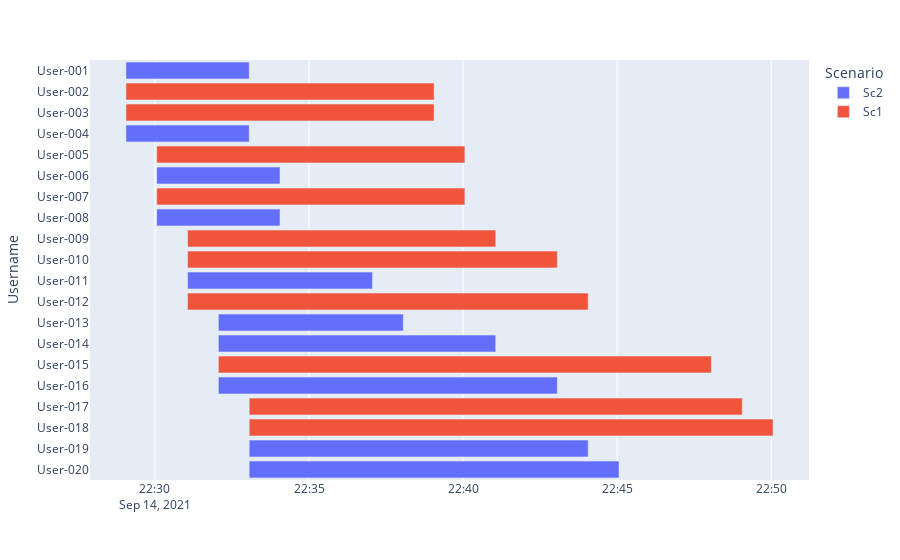

The notebook cell saved with this chart:
### Code cell
fig = px.timeline(df_users, x_start="Start", x_end="Finish", y="Username", color="Scenario")
fig.update_yaxes(categoryorder='category descending')
fig.show()

### Figure 1 — Plotly figure (JSON) as saved in the notebook; plotly's stock layout.template omitted (floating-point values rounded to 4 significant figures)
{"data": [{"alignmentgroup": "True", "base": ["2021-09-14T22:29:03.581918", "2021-09-14T22:29:03.581918", "2021-09-14T22:30:03.581918", "2021-09-14T22:30:03.581918", "2021-09-14T22:31:03.581918", "2021-09-14T22:32:03.581918", "2021-09-14T22:32:03.581918", "2021-09-14T22:32:03.581918", "2021-09-14T22:33:03.581918", "2021-09-14T22:33:03.581918"], "hovertemplate": "Scenario=Sc2<br>Start=%{base}<br>Finish=%{x}<br>Username=%{y}<extra></extra>", "legendgroup": "Sc2", "marker": {"color": "#636efa"}, "name": "Sc2", "offsetgroup": "Sc2", "orientation": "h", "showlegend": true, "textposition": "auto", "type": "bar", "x": [240000, 240000, 240000, 240000, 360000, 360000, 540000, 660000, 660000, 720000], "xaxis": "x", "y": ["User-001", "User-004", "User-006", "User-008", "User-011", "User-013", "User-014", "User-016", "User-019", "User-020"], "yaxis": "y"}, {"alignmentgroup": "True", "base": ["2021-09-14T22:29:03.581918", "2021-09-14T22:29:03.581918", "2021-09-14T22:30:03.581918", "2021-09-14T22:30:03.581918", "2021-09-14T22:31:03.581918", "2021-09-14T22:31:03.581918", "2021-09-14T22:31:03.581918", "2021-09-14T22:32:03.581918", "2021-09-14T22:33:03.581918", "2021-09-14T22:33:03.581918"], "hovertemplate": "Scenario=Sc1<br>Start=%{base}<br>Finish=%{x}<br>Username=%{y}<extra></extra>", "legendgroup": "Sc1", "marker": {"color": "#EF553B"}, "name": "Sc1", "offsetgroup": "Sc1", "orientation": "h", "showlegend": true, "textposition": "auto", "type": "bar", "x": [600000, 600000, 600000, 600000, 600000, 720000, 780000, 960000, 960000, 1020000], "xaxis": "x", "y": ["User-002", "User-003", "User-005", "User-007", "User-009", "User-010", "User-012", "User-015", "User-017", "User-018"], "yaxis": "y"}], "layout": {"barmode": "overlay", "legend": {"title": {"text": "Scenario"}, "tracegroupgap": 0}, "margin": {"t": 60}, "xaxis": {"anchor": "y", "domain": [0, 1], "type": "date"}, "yaxis": {"anchor": "x", "categoryorder": "category descending", "domain": [0, 1], "title": {"text": "Username"}}}}
